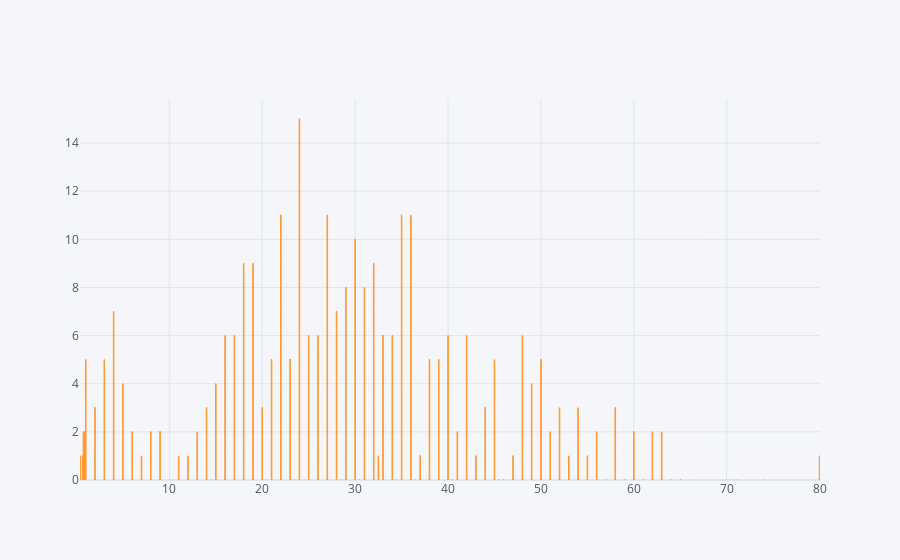

This figure's notebook cell:
### Code cell
titanic.iplot(kind='bar', 
             x = 'age',
             y = 'survived')

### Figure 1 — Plotly figure (JSON) as saved in the notebook; plotly's stock layout.template omitted (floating-point values rounded to 4 significant figures; data arrays with more than 128 entries replaced by an {"elided": "..."} marker saying what was removed)
{"data": [{"marker": {"color": "rgba(255, 153, 51, 0.6)", "line": {"color": "rgba(255, 153, 51, 1.0)", "width": 1}}, "name": "survived", "orientation": "v", "text": "", "type": "bar", "x": {"elided": "891 float values"}, "y": {"elided": "891 int values"}}], "layout": {"legend": {"bgcolor": "#F5F6F9", "font": {"color": "#4D5663"}}, "paper_bgcolor": "#F5F6F9", "plot_bgcolor": "#F5F6F9", "title": {"font": {"color": "#4D5663"}}, "xaxis": {"gridcolor": "#E1E5ED", "showgrid": true, "tickfont": {"color": "#4D5663"}, "title": {"font": {"color": "#4D5663"}, "text": ""}, "zerolinecolor": "#E1E5ED"}, "yaxis": {"gridcolor": "#E1E5ED", "showgrid": true, "tickfont": {"color": "#4D5663"}, "title": {"font": {"color": "#4D5663"}, "text": ""}, "zerolinecolor": "#E1E5ED"}}}
